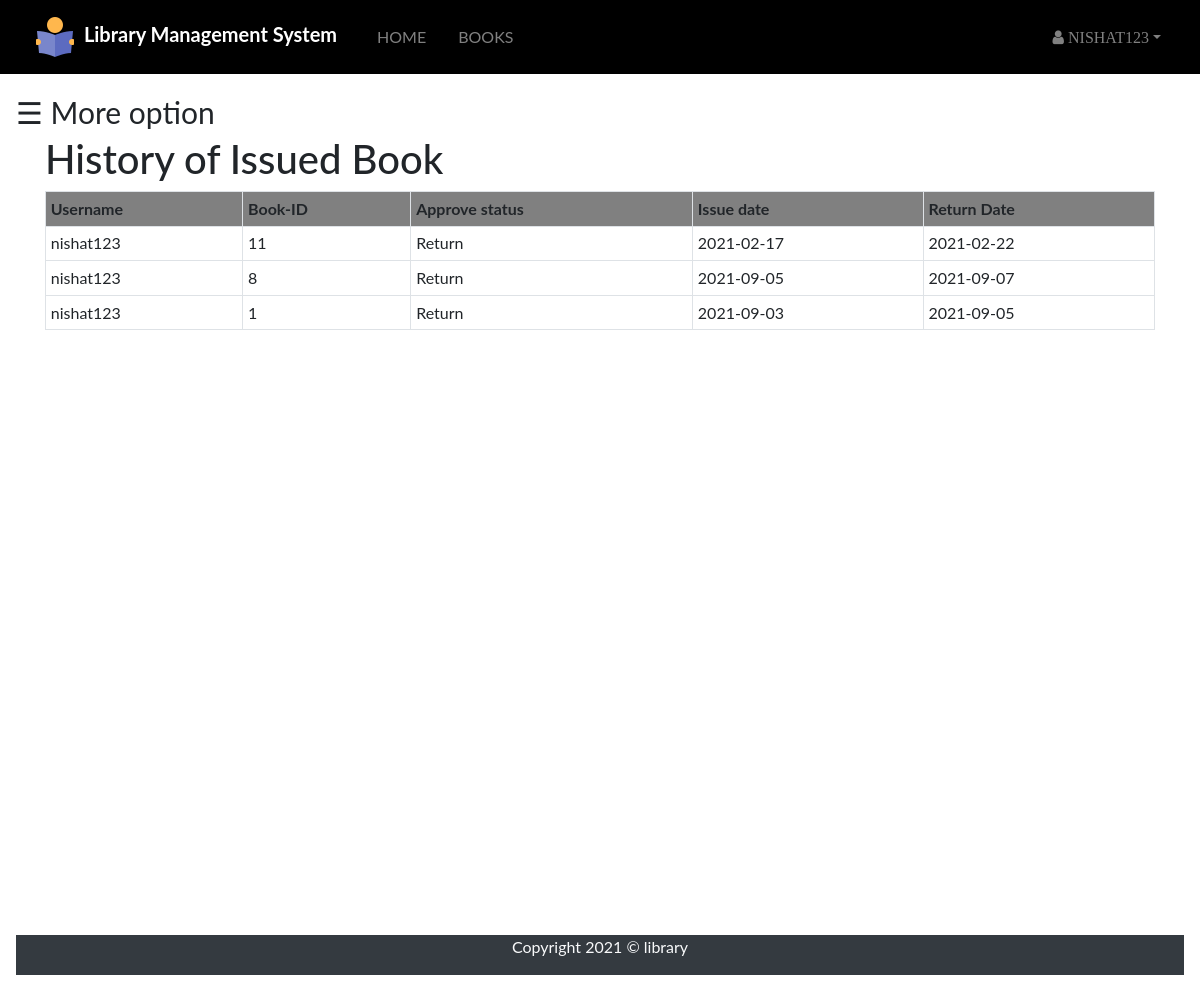
/student/issuebook_info.php (signed in), run on the app's committed database.
### tables this page shows
CREATE TABLE `issue_book` (
  `username` varchar(255) NOT NULL,
  `b_id` int(100) NOT NULL,
  `approve` varchar(100) NOT NULL,
  `issue` date NOT NULL DEFAULT current_timestamp(),
  `returnbook` date NOT NULL
);

### src/student/issuebook_info.php (the view, shortened to what this page needs)
<?php
include "navbar.php";
include "link.php";
 ?>
<!DOCTYPE html>
<html lang="en" dir="ltr">
  <head>
</head>
  <body>
<?php
if(isset($_SESSION['login_user'])){?>
  <div id="main">
  <span style="font-size:30px;cursor:pointer" onclick="openNav()">&#9776; More option</span>
<?php
}
 ?>
<div class="container " style="  min-height: 800px;">
    <h1 class="display-5">History of Issued Book </h1>
    <?php
      $user=$_SESSION['login_user'];
      $sql="select * from issue_book where username='$user' and approve='Return' ;";
    	$query=mysqli_query($dblink,$sql);
    	  echo "<table class='table table-bordered table-hover table-sm' id='dtHorizontalVerticalExample'>";
    		echo "<tr style='background-color:gray;'>";
    		echo "<th>"; echo "Username"; echo "</th>";
    		echo "<th>"; echo "Book-ID"; echo "</th>";
    		echo "<th>"; echo "Approve status"; echo "</th>";
    		echo "<th>"; echo "Issue date"; echo "</th>";
    		echo "<th>"; echo "Return Date"; echo "</th>";
    		echo "</tr>";
    		while($row=mysqli_fetch_assoc($query))
    		{
    			echo "<tr>";
    			echo "<td>";echo $row['username']; echo "</td>";
    			echo "<td>";echo $row['b_id']; echo "</td>";
    			echo "<td>";echo $row['approve']; echo "</td>";
    			echo "<td>";echo $row['issue']; echo "</td>";
    			echo "<td>";echo $row['returnbook']; echo "</td>";
    			echo "</tr>";
    		}
    		echo "</table>";?>
</div>
      <footer class="bg-dark text-light text-center">
        <div class="container">
          <div class="row">
            <div class="col">
              <p>Copyright 2021 &copy; library</p>
            </div>
          </div>
        </div>
      </footer>
  </body>
</html>

### src/student/issuebook_info.php (style rules this page uses)
body { font-family: "Lato", sans-serif; }
#main { transition: margin-left .5s; padding: 16px; }

### data on the page
issue_book: username "nishat123", b "11", approve "Return", issue "2021-02-17", returnbook "2021-02-22"
issue_book: username "nishat123", b "8", approve "Return", issue "2021-09-05", returnbook "2021-09-07"
issue_book: username "nishat123", b "1", approve "Return", issue "2021-09-03", returnbook "2021-09-05"

### other printed values
$_SESSION['login_user'] "NISHAT123"
